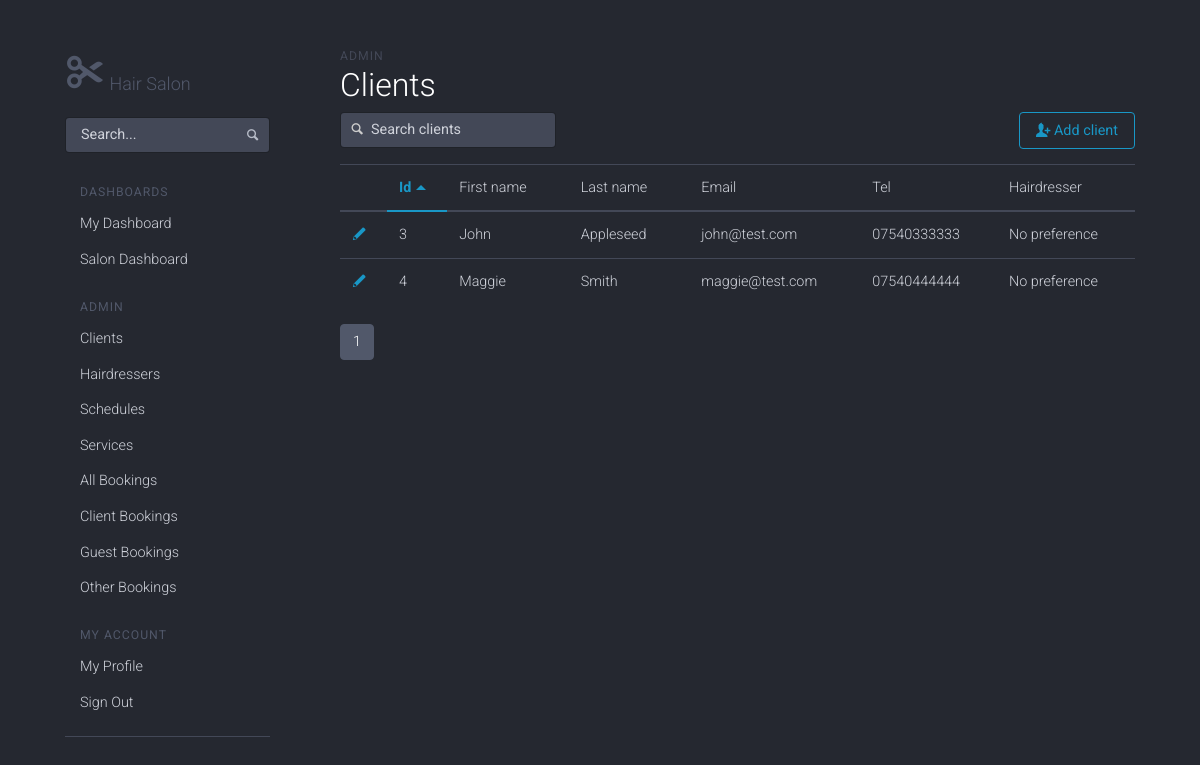
The app's page /admin/clients.php (signed in) with its own data.
### tables this page shows
CREATE TABLE users (
    id INT AUTO_INCREMENT PRIMARY KEY,
    first_name VARCHAR(45) NOT NULL,
    last_name VARCHAR(45) NOT NULL,
    email VARCHAR(90) UNIQUE NOT NULL,
    password VARCHAR(255) NOT NULL,
    tel VARCHAR(30) NOT NULL,
    gender INT NOT NULL,
    role_id INT NOT NULL,
    created_at TIMESTAMP DEFAULT '0000-00-00 00:00:00',
    changed_at TIMESTAMP DEFAULT NOW() ON UPDATE CURRENT_TIMESTAMP,
    FOREIGN KEY(role_id) REFERENCES roles(id)
);

### admin/includes/class_database.php (called while the page is built, shortened)
<?php
class Database {
  public $connection;
  public function open_db_connection() {
    $this->connection = new mysqli(DB_HOST, DB_USER, DB_PASS, DB_NAME);
  }
  public function query($sql) {
    $result = $this->connection->query($sql);
    return $result;
  }
  public function escape_string($string) {
    $escaped_string = $this->connection->real_escape_string($string);
    return $escaped_string;
  }
}
$database = new Database();
?>

### admin/includes/class_user.php (called while the page is built, shortened)
<?php
class User extends Db_object {
  protected static $db_table = "users";
  public static function count_by_role($role_id) {
    global $database;
    $role_id = $database->escape_string($role_id);
    $sql = "SELECT COUNT(*) FROM " . self::$db_table . " WHERE ";
    $sql .= "role_id = '{$role_id}'";
    $result_set = $database->query($sql);
    $row = mysqli_fetch_array($result_set);
    return array_shift($row);
  }
}
?>

### admin/includes/class_paginate.php (called while the page is built, shortened)
<?
class Paginate {
  public $current_page;
  public $items_per_page;
  public $items_total_count;
  public function __construct($page=1, $items_per_page=20, $items_total_count=0) {
    $this->current_page = (int)$page;
    $this->items_per_page = (int)$items_per_page;
    $this->items_total_count = (int)$items_total_count;
  }
  public function total_pages() {
    return ceil($this->items_total_count / $this->items_per_page);
  }
  public function offset() {
    return ($this->current_page - 1) * $this->items_per_page;
  }
}
?>

### admin/includes/class_db_object.php (called while the page is built, shortened)
<?php
abstract class Db_object {
  public static function find_by_id($id) {
    $the_result_array = static::find_by_query("SELECT * FROM " . static::$db_table . " WHERE id = $id LIMIT 1");
    return !empty($the_result_array) ? array_shift($the_result_array) : false;
  }
  public static function find_by_query($sql) {
    global $database;
    $result_set = $database->query($sql);
    $the_object_array = array();
    while ($row = mysqli_fetch_array($result_set)) {
      $the_object_array[] = static::instantiate($row);
    }
    return $the_object_array;
  }
  private function has_attribute($the_attribute) {
    $object_properties = get_object_vars($this);
    return array_key_exists($the_attribute, $object_properties);
  }
  public static function instantiate($the_record) {
    $the_object = new $calling_class;
    foreach ($the_record as $the_attribute => $value) {
      if ($the_object->has_attribute($the_attribute)) {
        $the_object->$the_attribute = $value;
      }
    }
    return $the_object;
  }
}
?>

### admin/includes/class_client.php (called while the page is built, shortened)
<?php
class Client extends User {
  public $hairdresser_id = 0;
  public function hairdresser_name() {
    $hairdresser = Hairdresser::find_by_id($this->hairdresser_id);
    if ($hairdresser) {
      return $hairdresser->first_name . " " . $hairdresser->last_name;
    } else {
      return "No preference";
    }
  }
}
?>

### admin/clients.php (the view, shortened to what this page needs)
<?php include("includes/header.php"); ?>
<?php
$page = !empty($_GET['page']) ? (int)$_GET['page'] : 1;
$items_per_page = 10;
$items_total_count = User::count_by_role(3);
$paginate = new Paginate($page, $items_per_page, $items_total_count);
$sql = "SELECT * FROM users WHERE ";
$sql .= "role_id = 3 ";
$sql .= "LIMIT {$items_per_page} ";
$sql .= "OFFSET {$paginate->offset()}";
$clients = Client::find_by_query($sql);
?>
    <div class="col-md-9 content">
      <div class="dashhead">
        <div class="dashhead-titles">
          <h6 class="dashhead-subtitle">Admin</h6>
          <h2 class="dashhead-title">Clients</h2>
        </div>
      </div>
      <div class="flextable table-actions">
        <div class="flextable-item flextable-primary">
          <div class="btn-toolbar-item input-with-icon">
            <input type="text" class="form-control input-block" placeholder="Search clients">
            <span class="icon icon-magnifying-glass"></span>
          </div>
        </div>
        <div class="flextable-item">
          <div class="btn-group">
            <button type="button" class="btn btn-outline-primary" onclick="window.location='client_add.php'">
              <span class="icon icon-add-user"></span> Add client
            </button>
          </div>
        </div>
      </div>
      <div class="table-responsive">
        <table class="table table-hover" data-sort="table">
          <thead>
            <tr>
              <th></th>
              <th>Id</th>
              <th>First name</th>
              <th>Last name</th>
              <th>Email</th>
              <th>Tel</th>
              <th>Hairdresser</th>
            </tr>
          </thead>
          <tbody>
          <?php foreach ($clients as $client) : ?>
            <tr>
              <td><a href="client_edit.php?id=<?php echo $client->id; ?>"><span class="icon icon-edit"></span></a></td>
              <td><?php echo $client->id; ?></td>
              <td><?php echo $client->first_name; ?></td>
              <td><?php echo $client->last_name; ?></td>
              <td><?php echo $client->email; ?></td>
              <td><?php echo $client->tel; ?></td>
              <td><?php echo $client->hairdresser_name(); ?></td>
            </tr>
          <?php endforeach; ?>
          </tbody>
        </table>
      </div>
      <div class="text-center">
        <nav>
          <ul class="pagination">
          <?php
          for ($i=1; $i <= $paginate->total_pages(); $i++) {
            if($i == $paginate->current_page) {
              echo "<li class='page-item active'><a class='page-link' href='clients.php?page={$i}'>{$i}</a></li>";
            } else {
              echo "<li class='page-item'><a class='page-link' href='clients.php?page={$i}'>{$i}</a></li>";
            }
          }
          ?>
          </ul>
        </nav>
      </div>
      </div>
<?php include("includes/footer.php"); ?>

### admin/assets/css/application.css (style rules this page uses)
body { padding-top: 20px; padding-bottom: 20px; }
@media (min-width: 768px) { body { padding-top: 50px; padding-bottom: 50px; } }
h1, h2, h3, h4, h5, h6, .h1, .h2, .h3, .h4, .h5, .h6 { margin-top: 0; }

### admin/includes/header.php (style rules this page uses)
body { width: 1px; min-width: 100%; *width: 100%; }

### records on screen
users: id "3", first_name "John", last_name "Appleseed", email "john@test.com", tel "07540333333", hairdresser_name "No preference"
users: id "4", first_name "Maggie", last_name "Smith", email "maggie@test.com", tel "07540444444", hairdresser_name "No preference"
